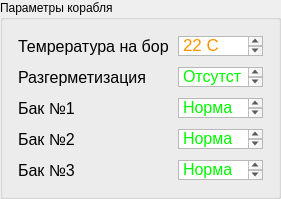
        <widget class="QGroupBox" name="groupBox_9">
         <property name="geometry">
          <rect>
           <x>289</x>
           <y>20</y>
           <width>281</width>
           <height>199</height>
          </rect>
         </property>
         <property name="title">
          <string>Параметры корабля</string>
         </property>
         <layout class="QVBoxLayout" name="verticalLayout_13">
          <item>
           <layout class="QHBoxLayout" name="horizontalLayout_26">
            <item>
             <widget class="QLabel" name="label_9">
              <property name="minimumSize">
               <size>
                <width>150</width>
                <height>20</height>
               </size>
              </property>
              <property name="maximumSize">
               <size>
                <width>150</width>
                <height>20</height>
               </size>
              </property>
              <property name="font">
               <font>
                <pointsize>12</pointsize>
               </font>
              </property>
              <property name="text">
               <string>Темрература на борту</string>
              </property>
             </widget>
            </item>
            <item>
             <widget class="QTextEdit" name="textEdit_6">
              <property name="minimumSize">
               <size>
                <width>85</width>
                <height>20</height>
               </size>
              </property>
              <property name="maximumSize">
               <size>
                <width>85</width>
                <height>20</height>
               </size>
              </property>
              <property name="font">
               <font>
                <pointsize>12</pointsize>
               </font>
              </property>
              <property name="html">
               <string>&lt;!DOCTYPE HTML PUBLIC &quot;-//W3C//DTD HTML 4.0//EN&quot; &quot;http://www.w3.org/TR/REC-html40/strict.dtd&quot;&gt;
&lt;html&gt;&lt;head&gt;&lt;meta name=&quot;qrichtext&quot; content=&quot;1&quot; /&gt;&lt;meta charset=&quot;utf-8&quot; /&gt;&lt;style type=&quot;text/css&quot;&gt;
p, li { white-space: pre-wrap; }
hr { height: 1px; border-width: 0; }
li.unchecked::marker { content: &quot;\2610&quot;; }
li.checked::marker { content: &quot;\2612&quot;; }
&lt;/style&gt;&lt;/head&gt;&lt;body style=&quot; font-family:'.AppleSystemUIFont'; font-size:12pt; font-weight:400; font-style:normal;&quot;&gt;
&lt;p style=&quot; margin-top:0px; margin-bottom:0px; margin-left:0px; margin-right:0px; -qt-block-indent:0; text-indent:0px;&quot;&gt;&lt;span style=&quot; font-size:13pt; color:#ff9300;&quot;&gt;22 С&lt;/span&gt;&lt;/p&gt;&lt;/body&gt;&lt;/html&gt;</string>
              </property>
             </widget>
            </item>
           </layout>
          </item>
          <item>
           <layout class="QHBoxLayout" name="horizontalLayout_27">
            <item>
             <widget class="QLabel" name="label_24">
              <property name="minimumSize">
               <size>
                <width>150</width>
                <height>20</height>
               </size>
              </property>
              <property name="maximumSize">
               <size>
                <width>150</width>
                <height>20</height>
               </size>
              </property>
              <property name="font">
               <font>
                <pointsize>12</pointsize>
               </font>
              </property>
              <property name="text">
               <string>Разгерметизация</string>
              </property>
             </widget>
            </item>
            <item>
             <widget class="QTextEdit" name="textEdit_7">
              <property name="minimumSize">
               <size>
                <width>85</width>
                <height>20</height>
               </size>
              </property>
              <property name="maximumSize">
               <size>
                <width>85</width>
                <height>20</height>
               </size>
              </property>
              <property name="font">
               <font>
                <pointsize>12</pointsize>
               </font>
              </property>
              <property name="html">
               <string>&lt;!DOCTYPE HTML PUBLIC &quot;-//W3C//DTD HTML 4.0//EN&quot; &quot;http://www.w3.org/TR/REC-html40/strict.dtd&quot;&gt;
&lt;html&gt;&lt;head&gt;&lt;meta name=&quot;qrichtext&quot; content=&quot;1&quot; /&gt;&lt;meta charset=&quot;utf-8&quot; /&gt;&lt;style type=&quot;text/css&quot;&gt;
p, li { white-space: pre-wrap; }
hr { height: 1px; border-width: 0; }
li.unchecked::marker { content: &quot;\2610&quot;; }
li.checked::marker { content: &quot;\2612&quot;; }
&lt;/style&gt;&lt;/head&gt;&lt;body style=&quot; font-family:'.AppleSystemUIFont'; font-size:12pt; font-weight:400; font-style:normal;&quot;&gt;
&lt;p style=&quot; margin-top:0px; margin-bottom:0px; margin-left:0px; margin-right:0px; -qt-block-indent:0; text-indent:0px;&quot;&gt;&lt;span style=&quot; color:#00f900;&quot;&gt;Отсутствует&lt;/span&gt;&lt;/p&gt;&lt;/body&gt;&lt;/html&gt;</string>
              </property>
             </widget>
            </item>
           </layout>
          </item>
          <item>
           <layout class="QHBoxLayout" name="horizontalLayout_28">
            <item>
             <widget class="QLabel" name="label_25">
              <property name="minimumSize">
               <size>
                <width>150</width>
                <height>20</height>
               </size>
              </property>
              <property name="maximumSize">
               <size>
                <width>150</width>
                <height>20</height>
               </size>
              </property>
              <property name="font">
               <font>
                <pointsize>12</pointsize>
               </font>
              </property>
              <property name="text">
               <string>Бак №1</string>
              </property>
             </widget>
            </item>
            <item>
             <widget class="QTextEdit" name="textEdit_9">
              <property name="minimumSize">
               <size>
                <width>85</width>
                <height>20</height>
               </size>
              </property>
              <property name="maximumSize">
               <size>
                <width>85</width>
                <height>20</height>
               </size>
              </property>
              <property name="font">
               <font>
                <pointsize>12</pointsize>
               </font>
              </property>
              <property name="html">
               <string>&lt;!DOCTYPE HTML PUBLIC &quot;-//W3C//DTD HTML 4.0//EN&quot; &quot;http://www.w3.org/TR/REC-html40/strict.dtd&quot;&gt;
&lt;html&gt;&lt;head&gt;&lt;meta name=&quot;qrichtext&quot; content=&quot;1&quot; /&gt;&lt;meta charset=&quot;utf-8&quot; /&gt;&lt;style type=&quot;text/css&quot;&gt;
p, li { white-space: pre-wrap; }
hr { height: 1px; border-width: 0; }
li.unchecked::marker { content: &quot;\2610&quot;; }
li.checked::marker { content: &quot;\2612&quot;; }
&lt;/style&gt;&lt;/head&gt;&lt;body style=&quot; font-family:'.AppleSystemUIFont'; font-size:12pt; font-weight:400; font-style:normal;&quot;&gt;
&lt;p style=&quot; margin-top:0px; margin-bottom:0px; margin-left:0px; margin-right:0px; -qt-block-indent:0; text-indent:0px;&quot;&gt;&lt;span style=&quot; color:#00f900;&quot;&gt;Норма&lt;/span&gt;&lt;/p&gt;&lt;/body&gt;&lt;/html&gt;</string>
              </property>
             </widget>
            </item>
           </layout>
          </item>
          <item>
           <layout class="QHBoxLayout" name="horizontalLayout_29">
            <item>
             <widget class="QLabel" name="label_26">
              <property name="minimumSize">
               <size>
                <width>150</width>
                <height>20</height>
               </size>
              </property>
              <property name="maximumSize">
               <size>
                <width>150</width>
                <height>20</height>
               </size>
              </property>
              <property name="font">
               <font>
                <pointsize>12</pointsize>
               </font>
              </property>
              <property name="text">
               <string>Бак №2</string>
              </property>
             </widget>
            </item>
            <item>
             <widget class="QTextEdit" name="textEdit_10">
              <property name="minimumSize">
               <size>
                <width>85</width>
                <height>20</height>
               </size>
              </property>
              <property name="maximumSize">
               <size>
                <width>85</width>
                <height>20</height>
               </size>
              </property>
              <property name="font">
               <font>
                <pointsize>12</pointsize>
               </font>
              </property>
              <property name="html">
               <string>&lt;!DOCTYPE HTML PUBLIC &quot;-//W3C//DTD HTML 4.0//EN&quot; &quot;http://www.w3.org/TR/REC-html40/strict.dtd&quot;&gt;
&lt;html&gt;&lt;head&gt;&lt;meta name=&quot;qrichtext&quot; content=&quot;1&quot; /&gt;&lt;meta charset=&quot;utf-8&quot; /&gt;&lt;style type=&quot;text/css&quot;&gt;
p, li { white-space: pre-wrap; }
hr { height: 1px; border-width: 0; }
li.unchecked::marker { content: &quot;\2610&quot;; }
li.checked::marker { content: &quot;\2612&quot;; }
&lt;/style&gt;&lt;/head&gt;&lt;body style=&quot; font-family:'.AppleSystemUIFont'; font-size:12pt; font-weight:400; font-style:normal;&quot;&gt;
&lt;p style=&quot; margin-top:0px; margin-bottom:0px; margin-left:0px; margin-right:0px; -qt-block-indent:0; text-indent:0px;&quot;&gt;&lt;span style=&quot; color:#00f900;&quot;&gt;Норма&lt;/span&gt;&lt;/p&gt;&lt;/body&gt;&lt;/html&gt;</string>
              </property>
             </widget>
            </item>
           </layout>
          </item>
          <item>
           <layout class="QHBoxLayout" name="horizontalLayout_30">
            <item>
             <widget class="QLabel" name="label_27">
              <property name="minimumSize">
               <size>
                <width>150</width>
                <height>20</height>
               </size>
              </property>
              <property name="maximumSize">
               <size>
                <width>150</width>
                <height>20</height>
               </size>
              </property>
              <property name="font">
               <font>
                <pointsize>12</pointsize>
               </font>
              </property>
              <property name="text">
               <string>Бак №3</string>
              </property>
             </widget>
            </item>
            <item>
             <widget class="QTextEdit" name="textEdit_8">
              <property name="minimumSize">
               <size>
                <width>85</width>
                <height>20</height>
               </size>
              </property>
              <property name="maximumSize">
               <size>
                <width>85</width>
                <height>20</height>
               </size>
              </property>
              <property name="font">
               <font>
                <pointsize>12</pointsize>
               </font>
              </property>
              <property name="html">
               <string>&lt;!DOCTYPE HTML PUBLIC &quot;-//W3C//DTD HTML 4.0//EN&quot; &quot;http://www.w3.org/TR/REC-html40/strict.dtd&quot;&gt;
&lt;html&gt;&lt;head&gt;&lt;meta name=&quot;qrichtext&quot; content=&quot;1&quot; /&gt;&lt;meta charset=&quot;utf-8&quot; /&gt;&lt;style type=&quot;text/css&quot;&gt;
p, li { white-space: pre-wrap; }
hr { height: 1px; border-width: 0; }
li.unchecked::marker { content: &quot;\2610&quot;; }
li.checked::marker { content: &quot;\2612&quot;; }
&lt;/style&gt;&lt;/head&gt;&lt;body style=&quot; font-family:'.AppleSystemUIFont'; font-size:12pt; font-weight:400; font-style:normal;&quot;&gt;
&lt;p style=&quot; margin-top:0px; margin-bottom:0px; margin-left:0px; margin-right:0px; -qt-block-indent:0; text-indent:0px;&quot;&gt;&lt;span style=&quot; color:#00f900;&quot;&gt;Норма&lt;/span&gt;&lt;/p&gt;&lt;/body&gt;&lt;/html&gt;</string>
              </property>
             </widget>
            </item>
           </layout>
          </item>
         </layout>
        </widget>
